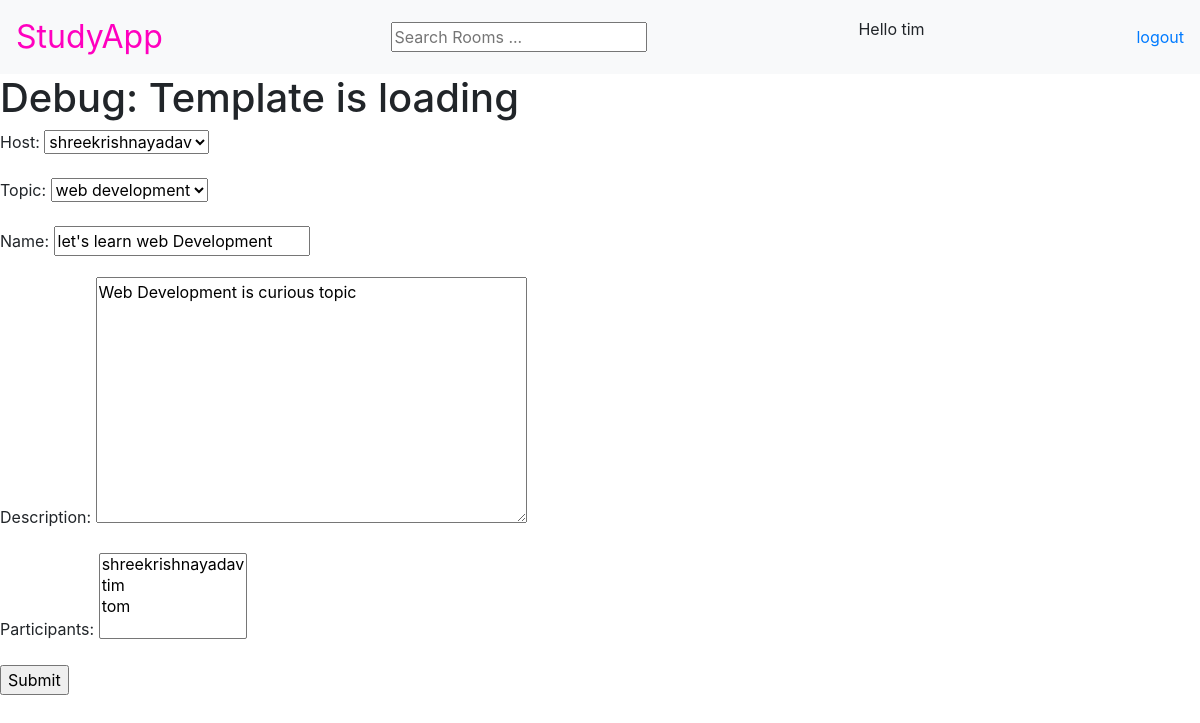
Screenshot of /update-room/2 (signed in) with the database file from the repository.
### base/models.py (models this page shows, shortened)
class Room(models.Model):
    host = models.ForeignKey(User, on_delete=models.SET_NULL, null=True)
    topic = models.ForeignKey(Topic, on_delete=models.SET_NULL, null=True)
    name = models.CharField(max_length=200)
    description = models.TextField(null=True, blank=True)
    participants = models.ManyToManyField(User, related_name='participants', blank=True)
    updated = models.DateTimeField(auto_now=True)
    created = models.DateTimeField(auto_now_add=True)
    class Meta:
        ordering = ['-created', '-updated']

class Topic(models.Model):
    name = models.CharField(max_length=200)
    def __str__(self):
        return self.name

### base/views.py (the view)
# urls.py: path("update-room/<str:pk>", views.updateRoom , name = "update-room" ),
@login_required(login_url='login')
def updateRoom(request, pk):
    room = Room.objects.get(id = pk)
    form = UpdateForm(instance=room)
    if request.method == "POST":
        form = UpdateForm(request.POST, instance=room)
        if form.is_valid():
            form.save()
            return redirect('home')
    context= {'form': form}
    return render(request, 'base/room_form.html', context=context)

### base/forms.py
class UpdateForm(forms.ModelForm):
    class Meta:
        model = Room
        fields = '__all__'

### base/templates/base/room_form.html (shortened to what this page needs)
{% extends "base/main.html" %}
{% block content %}
    <h1> Debug: Template is loading </h1>
    <div>
        <form method="POST" action="">
            {{ form.as_p }}
            <input type="submit" value="Submit" />
        </form>
    </div>
{% endblock content %}

### base/templates/base/navbar.html
<nav class="navbar navbar-dark bg-light">
    <a class="navbar-brand custom-navbar-brand" href="/">
      StudyApp
    </a>
    <form method="GET" action = "{% url "home" %}">
      <input type = "text" name = "q" placeholder = "Search Rooms ..." />
    </form>
    {% if request.user.is_authenticated %}
    <p> Hello {{request.user}}</p>
    <a href = "{% url "logout" %}"> logout </a>
    {% else %}
      <a href = "{% url "login" %}"> login </a>
    {% endif %}
  </nav>

### static/css/style.css (style rules this page uses)
.custom-navbar-brand { font-size: 2rem; color: rgb(255, 0, 191) !important; }

### rows the page displays
Room: host "shreekrishnayadav", topic "web development", description "Web Development is curious topic"
Topic: name "let's learn web Development"

### other values shown
{{ request.user }} "tim"
